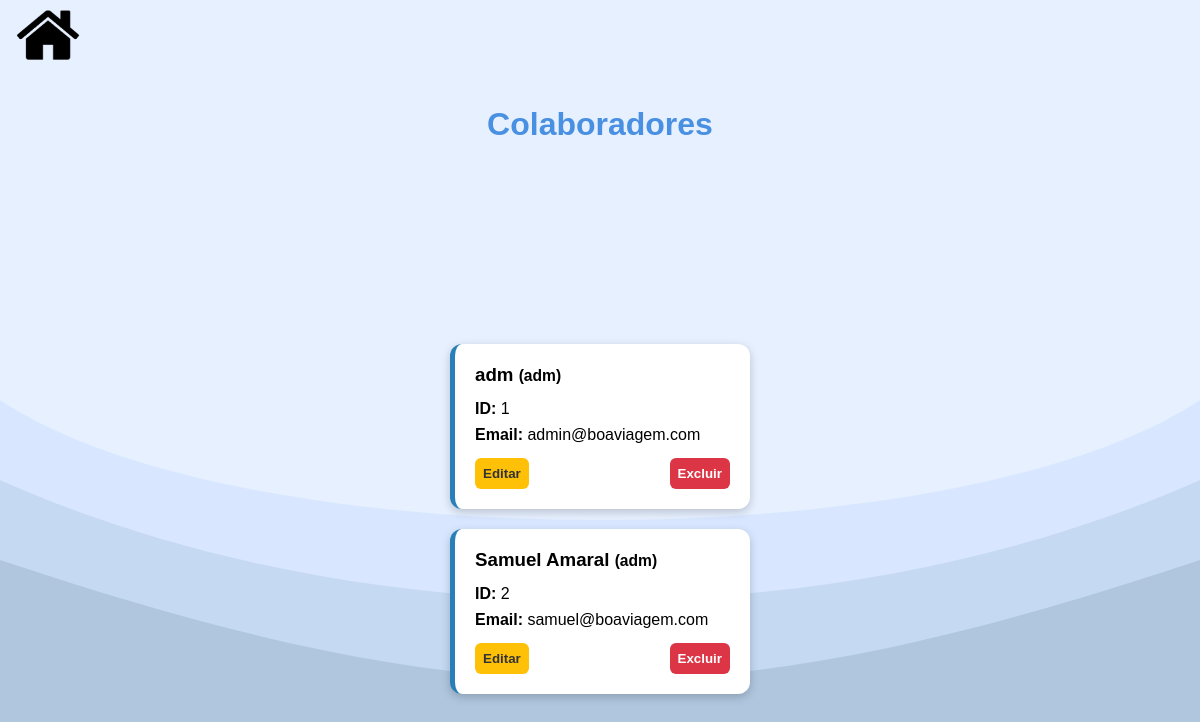
Before: /adm/colaboradores (signed in) with the older database file.
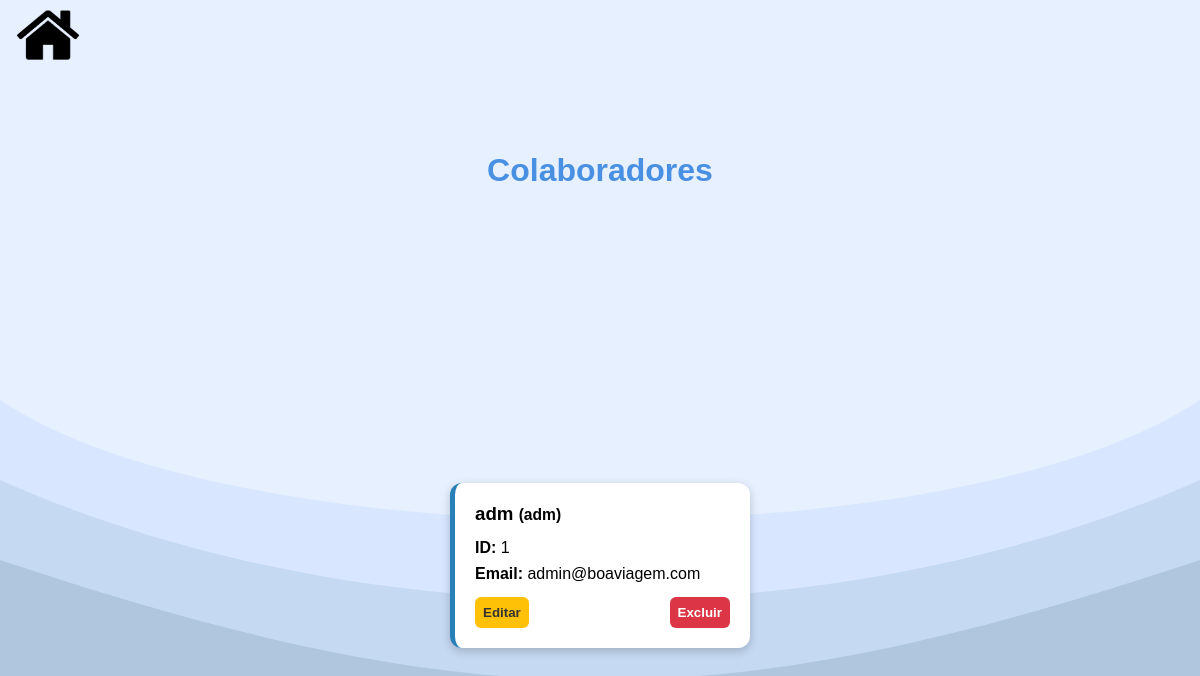
After: the same page with the newer database file.
### Database/models/adm.py (models this page shows)
class Adm(BaseModel):
    id_adm = AutoField()
    nome = CharField(max_length=150)
    email = CharField(max_length=150)
    senha = CharField(max_length=255)
    criado_em = DateTimeField(default=datetime.datetime.now)
    class Meta:
        table_name = "adm"

### routes/adm.py (the view, shortened to what this page needs)
@rota_adm.route('/colaboradores', methods=['GET'])
def ver_colaboradores():
    check = validar_adm()
    if check:
        return check
    administradores = list(Adm.select().dicts())
    cuidadores = list(Cuidadores.select().dicts())
    gestores = list(Gestor.select().dicts())
    colaboradores = []
    for adm in administradores:
        colaboradores.append({
            'id': adm['id_adm'],
            'nome': adm['nome'],
            'cargo': 'adm',
            'email': adm.get('email', ''),
            'telefone': '',
            'turno': '',
            'data_contratacao': adm.get('criado_em')
        })
    return render_template('adm/vercolaborador.html',colaboradores=colaboradores)

### main.py (called while the page is built)
@app.after_request
def bloquear_cache(response):
    response.headers["Cache-Control"] = "no-store, no-cache, must-revalidate, private"
    response.headers["Pragma"] = "no-cache"
    response.headers["Expires"] = "0"
    return response

### routes/adm.py (called while the page is built)
def validar_adm():
    if 'cargo' not in session:
        return redirect(url_for('home.login'))
    if session.get("cargo") != "adm":
        return redirect(url_for('home.login'))
    return None

### templates/adm/vercolaborador.html (shortened to what this page needs)
<!doctype html>
<html lang="pt-br">
<head>
    <link href='https://unpkg.com/boxicons@2.1.4/css/boxicons.min.css' rel='stylesheet'>
    <link rel="stylesheet" href="{{ url_for('static', filename='css/vercolaborador.css') }}">
</head>
<body>
    <div class="top-bar">
        <div class="nav-group">
            <a href="{{ url_for('adm.painel') }}" class="nav-btn">
                <img src="{{ url_for('static', filename='img/menu.png') }}" class="nav-icon">
            </a>
        </div>
    </div>
    <h1>Colaboradores</h1>
    <div class="grid-container">
        {% for colab in colaboradores %}
        <div class="card {{ colab.cargo }}">
            <h3>{{ colab.nome }} <small>({{ colab.cargo }})</small></h3>
            <p><strong>ID:</strong> {{ colab.id }}</p>
            {% if colab.email %}<p><strong>Email:</strong> {{ colab.email }}</p>{% endif %}
            <div class="buttons">
                <form action="{{ url_for('adm.editar_colaborador', cargo=colab.cargo, id=colab.id) }}" method="get"
                    style="display:inline-block;">
                    <button type="submit" class="edit-btn">Editar</button>
                </form>
                <form action="{{ url_for('adm.excluir_colaborador', cargo=colab.cargo, id=colab.id) }}" method="post"
                    style="display:inline-block;"
                    onsubmit="return confirm('Tem certeza que deseja excluir o colaborador {{ colab.nome }}?');">
                    <button type="submit" class="delete-btn">Excluir</button>
                </form>
            </div>
        </div>
        {% endfor %}
    </div>
</body>
</html>

Changed rows visible on the page:
removed Adm: nome "Samuel Amaral", cargo "adm", id "2", email "samuel@boaviagem.com"
